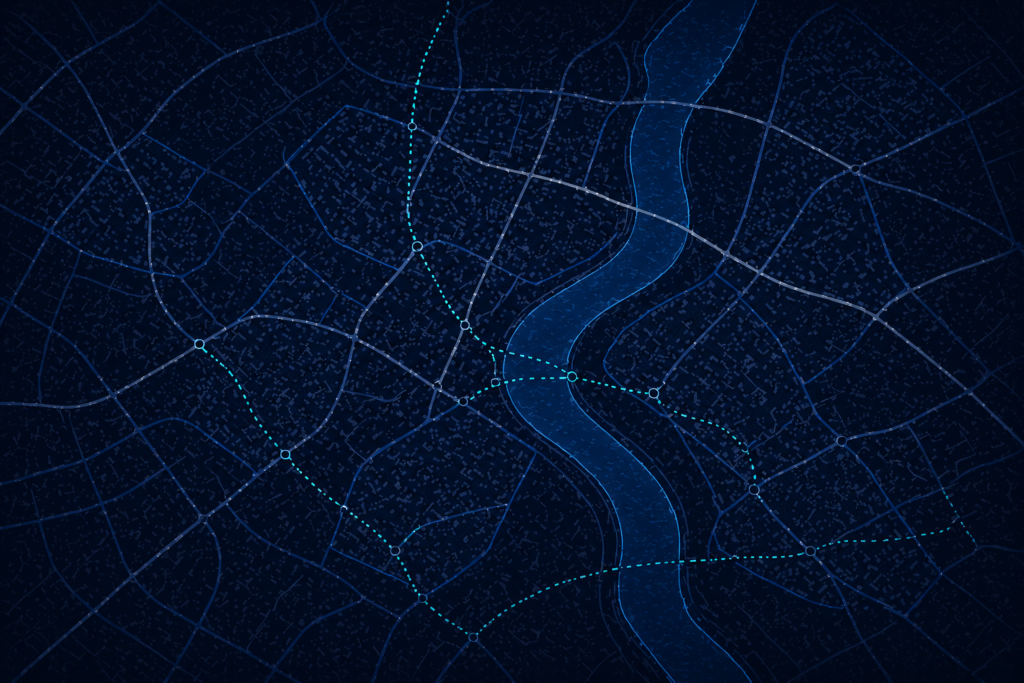
#> input picture tools/input.png, 2048 x 1365 px (shown at 1/2 size)
$ python normalize_sources.py .
#> lines starting #> are read from the running program, lines starting #| are printed output that depends on the picture
"""
normalize_sources.py — нормализует исходники от нейронки:
  1) Конвертирует .webp / .jpg / .jpeg → .png
  2) Ресайзит до квадратного size×size (default 512×512)
  3) Сохраняет рядом, исходники НЕ трогает (за исключением совпадающих имён,
     но обычно расширение разное, и .png кладётся новый файл)

Usage:
    python tools/normalize_sources.py <folder> [--size 512]

Example:
    python tools/normalize_sources.py tools/port_p/raw_a1
        → 1.png остаётся 512×512 (если уже квадратный, иначе ресайзит)
        → 2.webp / 3.webp / 4.webp → 2.png / 3.png / 4.png 512×512
"""
import argparse
import os
import sys
from PIL import Image


SUPPORTED_EXTS = (".png", ".webp", ".jpg", ".jpeg", ".bmp")


def main():
    p = argparse.ArgumentParser(description="Resize + convert images to PNG 512x512")
    p.add_argument("folder", help="Folder with source images")
    p.add_argument("--size", type=int, default=512,
                   help="Output size (square). Default 512.")
    args = p.parse_args()

    if not os.path.isdir(args.folder):
        print(f"FATAL: not a folder: {args.folder}")
        sys.exit(1)

    size = (args.size, args.size)
    converted = 0
    for fname in sorted(os.listdir(args.folder)):
        src = os.path.join(args.folder, fname)
        if not os.path.isfile(src):
            continue
        name, ext = os.path.splitext(fname)
        ext_lower = ext.lower()
        if ext_lower not in SUPPORTED_EXTS:
            continue

        dst = os.path.join(args.folder, name + ".png")
        try:
            img = Image.open(src)
#> img is the input picture: PIL image 2048x1365 RGB; mean R, G, B 3.6, 16.8, 41.1
        except Exception as e:
            print(f"  SKIP {fname}: {e}")
            continue

        # webp могут быть как RGB так и RGBA — приводим к RGBA для единообразия
        img = img.convert("RGBA")
#> img: PIL image 2048x1365 RGBA
        if img.size != size:
            img = img.resize(size, Image.LANCZOS)
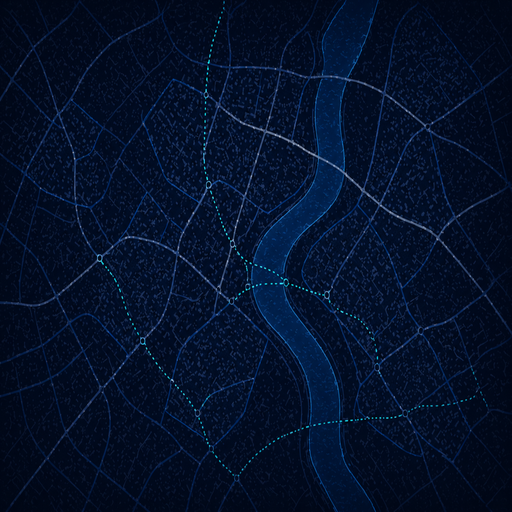
#> img: PIL image 512x512 RGBA; mean R, G, B, A 3.7, 16.8, 41.1, 255
        img.save(dst, "PNG", optimize=True)

        # Удалить исходник если конвертация была между расширениями
        if ext_lower != ".png" and os.path.exists(dst):
            os.remove(src)
            print(f"  {fname} -> {name}.png  ({size[0]}x{size[1]})  [removed {ext_lower}]")
        else:
            print(f"  {fname}: resized to {size[0]}x{size[1]}")
        converted += 1

    print(f"\nDone. {converted} file(s) processed.")


if __name__ == "__main__":
    main()
